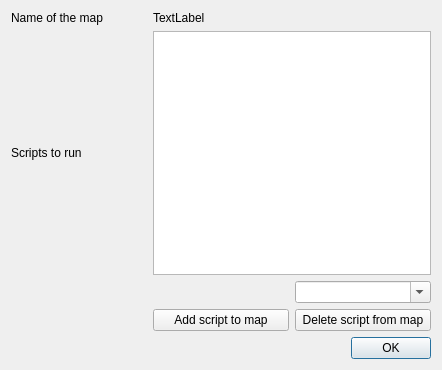
<?xml version="1.0" encoding="UTF-8"?>
<ui version="4.0">
 <class>scripts_ui</class>
 <widget class="QDialog" name="scripts_ui">
  <property name="geometry">
   <rect>
    <x>0</x>
    <y>0</y>
    <width>442</width>
    <height>370</height>
   </rect>
  </property>
  <property name="sizePolicy">
   <sizepolicy hsizetype="Maximum" vsizetype="Maximum">
    <horstretch>0</horstretch>
    <verstretch>0</verstretch>
   </sizepolicy>
  </property>
  <property name="windowTitle">
   <string>scripts_ui</string>
  </property>
  <layout class="QGridLayout" name="gridLayout_2">
   <item row="0" column="0">
    <layout class="QGridLayout" name="gridLayout">
     <item row="0" column="0">
      <widget class="QLabel" name="label">
       <property name="text">
        <string>Name of the map</string>
       </property>
      </widget>
     </item>
     <item row="0" column="1" colspan="2">
      <widget class="QLabel" name="txtMapName">
       <property name="text">
        <string>TextLabel</string>
       </property>
      </widget>
     </item>
     <item row="1" column="0">
      <widget class="QLabel" name="label_2">
       <property name="text">
        <string>Scripts to run</string>
       </property>
      </widget>
     </item>
     <item row="1" column="1" colspan="2">
      <widget class="QListWidget" name="listWidget"/>
     </item>
     <item row="2" column="2">
      <widget class="QComboBox" name="comboBox">
       <property name="editable">
        <bool>true</bool>
       </property>
      </widget>
     </item>
     <item row="3" column="2">
      <layout class="QHBoxLayout" name="horizontalLayout">
       <item>
        <widget class="QPushButton" name="btnDelete">
         <property name="text">
          <string>Delete script from map</string>
         </property>
        </widget>
       </item>
      </layout>
     </item>
     <item row="3" column="1">
      <widget class="QPushButton" name="btn_Add">
       <property name="text">
        <string>Add script to map</string>
       </property>
      </widget>
     </item>
    </layout>
   </item>
   <item row="1" column="0">
    <widget class="QDialogButtonBox" name="buttonBox">
     <property name="orientation">
      <enum>Qt::Horizontal</enum>
     </property>
     <property name="standardButtons">
      <set>QDialogButtonBox::Ok</set>
     </property>
    </widget>
   </item>
  </layout>
 </widget>
 <resources/>
 <connections/>
</ui>
